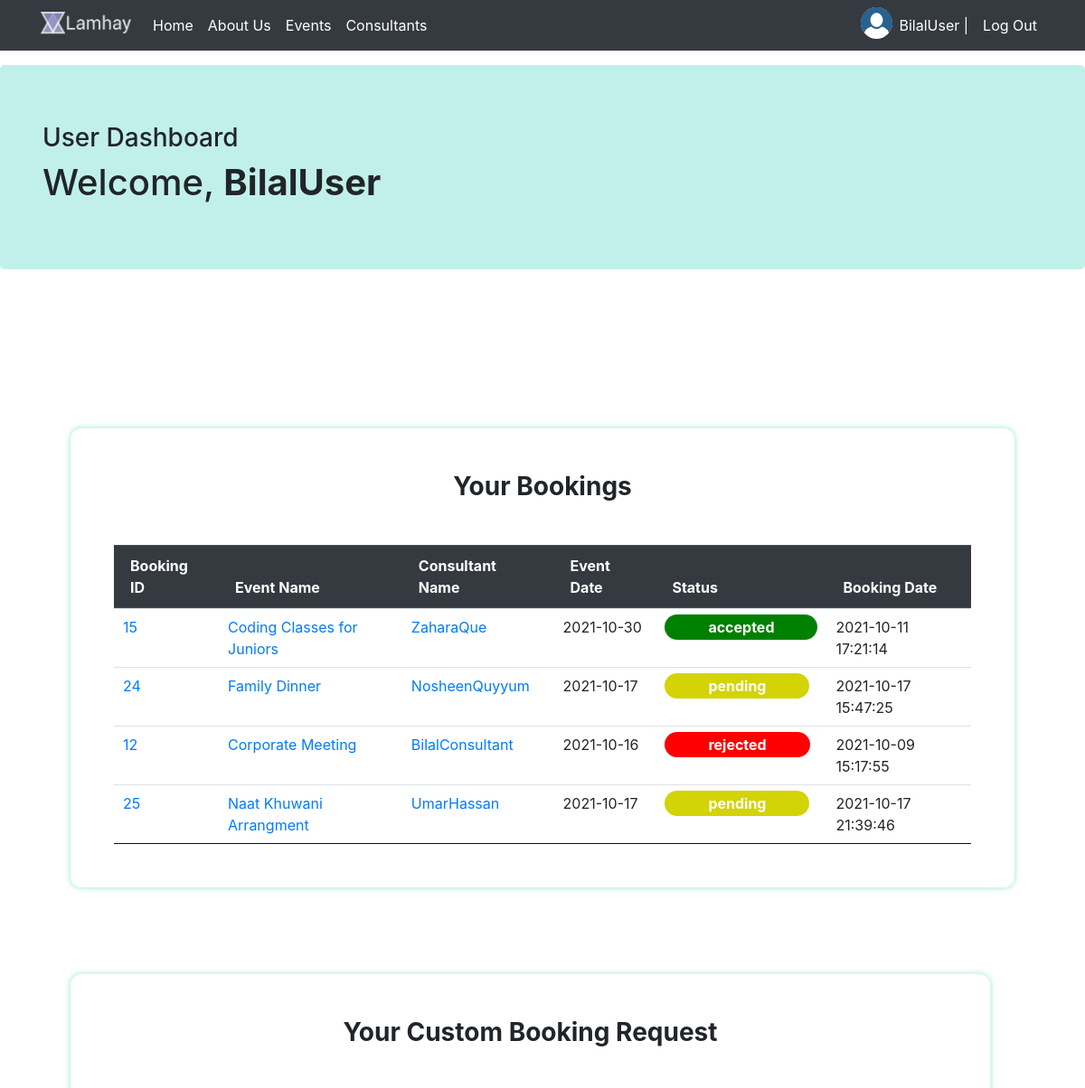
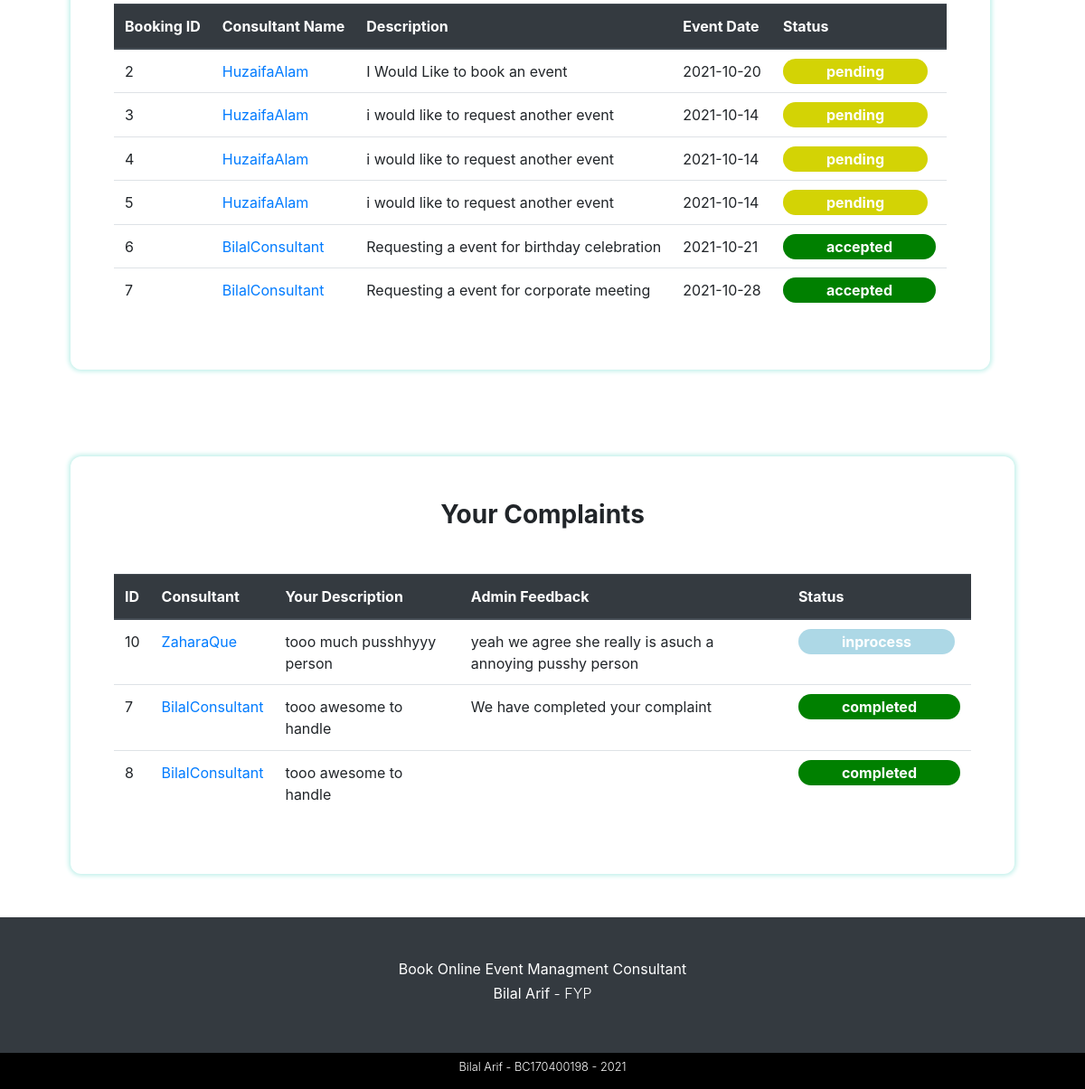
/user-dashboard.php (signed in), run on the app's committed database (2 pictures, top to bottom).
### tables this page shows
CREATE TABLE IF NOT EXISTS `bookings` (
  `booking_id` int(11) NOT NULL AUTO_INCREMENT,
  `booking_event` int(11) NOT NULL,
  `booking_event_name` varchar(255) NOT NULL,
  `booking_description` text NOT NULL,
  `booking_consultant` int(11) NOT NULL,
  `booking_consultant_username` varchar(255) NOT NULL,
  `booking_user` int(11) NOT NULL,
  `booking_user_username` varchar(255) NOT NULL,
  `booking_status` varchar(50) NOT NULL DEFAULT 'pending',
  `booking_date` date NOT NULL,
  `booking_createdAt` datetime NOT NULL DEFAULT CURRENT_TIMESTAMP,
  PRIMARY KEY (`booking_id`)
);

CREATE TABLE IF NOT EXISTS `custom_event_request` (
  `id` int(11) NOT NULL AUTO_INCREMENT,
  `user_id` int(11) NOT NULL,
  `username` varchar(255) NOT NULL,
  `consultant_id` int(11) NOT NULL,
  `consultant_name` varchar(255) NOT NULL,
  `event_description` text NOT NULL,
  `event_date` date NOT NULL,
  `event_status` varchar(255) NOT NULL DEFAULT 'pending',
  `created_at` datetime NOT NULL DEFAULT CURRENT_TIMESTAMP,
  PRIMARY KEY (`id`)
);

CREATE TABLE IF NOT EXISTS `complaint` (
  `id` int(11) NOT NULL AUTO_INCREMENT,
  `user_id` int(11) NOT NULL,
  `username` varchar(255) NOT NULL,
  `consultant_id` int(11) NOT NULL,
  `consultant_name` varchar(255) NOT NULL,
  `description` text NOT NULL,
  `feedback` text NOT NULL,
  `status` varchar(255) NOT NULL DEFAULT 'pending',
  `created_at` datetime NOT NULL DEFAULT CURRENT_TIMESTAMP,
  PRIMARY KEY (`id`)
);

### includes/classes/Database.php (called while the page is built, shortened)
<?php
class Database {
    private $pdo;
    public function __construct(){
        $this->pdo = new PDO("mysql:host=localhost;dbname=lamhey", "Bilal", "123123");
        $this->pdo->setAttribute(PDO::ATTR_ERRMODE, PDO::ERRMODE_EXCEPTION);
    }
    public function queryDB($sql, $mode, $values = array()){
        $stmt = $this->pdo->prepare($sql);
        foreach($values as $valueToBind){
            $stmt->bindValue($valueToBind[0], $valueToBind[1]);
        }
        $stmt->execute();
        if ($mode != Database::SELECTSINGLE && $mode != Database::SELECTALL && $mode != Database::EXECUTE){
            throw new Exception('Invalid Mode');
        }else if ($mode == Database::SELECTSINGLE){
            return $stmt->fetch(PDO::FETCH_ASSOC);
        }else if ($mode == Database::SELECTALL){
            return $stmt->fetchAll(PDO::FETCH_ASSOC);
        }
    }
}

### includes/classes/Booking.php (called while the page is built, shortened)
<?php
class Booking {
    protected $db;
    public function __construct(){
        $this->db = new Database();
    }
    public function getUserBookingList($id) {
        $sql = "SELECT * FROM bookings WHERE booking_user = :id";
        $values = array( array(":id", $id) );
        $result = $this->db->queryDB($sql, Database::SELECTALL, $values);
        return $result;
    }
}

### includes/classes/User.php (called while the page is built, shortened)
<?php
class User {
    protected $db;
    public function __construct($pUsername){
        $this->db = new Database();
    }
    public function getUserCustomBookingRequests($username) {
        $sql = "SELECT * FROM custom_event_request WHERE username = :username";
        $values = array( array(":username", $username) );
        $result = $this->db->queryDB($sql, Database::SELECTALL, $values);
        return $result;
    }
}

### includes/classes/App.php (called while the page is built, shortened)
<?php
class App {
    protected $db;
    public function __construct(){
        $this->db = new Database();
    }
    public function getUserComplaints($username) {
        $sql = "SELECT * FROM complaint WHERE username = :username";
        $values = array( array(":username", $username) );
        $result = $this->db->queryDB($sql, Database::SELECTALL, $values);
        return $result;
    }
}

### process/user_dashboard_process.php (the view, shortened to what this page needs)
<?php
$app = new App();
$bookings = new Booking();
$user = new User($_SESSION['username']);
$bookingList = $bookings->getUserBookingList($_SESSION['userID']);
$complaints = $app->getUserComplaints($_SESSION['username']);
$customRequests = $user->getUserCustomBookingRequests($_SESSION['username']);
function customRequestTd($c) {
    $id = $c['id'];
    $consultantId = $c['consultant_id'];
    $consultantName = $c['consultant_name'];
    $description = $c['event_description'];
    $eventDate = $c['event_date'];
    $status = $c['event_status'];
    $card =
        <<<HTML
         <tr>
            <td class="">$id</td>
            <td class=""><a href="consultant-profile?id=$consultantId">$consultantName</a></td>
            <td>$description</td>
            <td>$eventDate</td>
            <td><span class="$status font-weight-bold rounded-pill px-5 py-1"> $status</span></td>
         <tr>
        HTML;
    echo $card;
}
function complaintTd($c) {
    $id = $c['id'];
    $consultantId = $c['consultant_id'];
    $consultantName = $c['consultant_name'];
    $description = $c['description'];
    $feedback = $c['feedback'];
    $status = $c['status'];
    $card =
        <<<HTML
         <tr>
            <td class="">$id</td>
            <td class=""><a href="consultant-profile?id=$consultantId">$consultantName</a></td>
            <td>$description</td>
            <td>$feedback</td>
            <td><span class="$status font-weight-bold rounded-pill px-5 py-1"> $status</span></td>
         <tr>
        HTML;
    echo $card;
}
function bookingTd($booking) {
    $id = $booking['booking_id'];
    $eventId = $booking['booking_event'];
    $event = $booking['booking_event_name'];
    $consultantId = $booking['booking_consultant'];
    $consultant = $booking['booking_consultant_username'];
    $date = $booking['booking_date'];
    $status = $booking['booking_status'];
    $bookingDate = $booking['booking_createdAt'];
    $card =
        <<<HTML
         <tr>
            <td class=""><a href="booking-detail.php?id=$id">$id</a></td>
            <td class=""><a href="event-detail-page.php?id=$eventId">$event</a></td>
            <td class=""><a href="consultant-profile.php?id=$consultantId">$consultant</a></td>
            <td class="">$date</td>
            <td class=""><span class="$status font-weight-bold rounded-pill px-5 py-1">$status</span></td>
            <td class="">$bookingDate</td>
         <tr>
        HTML;
    echo $card;
}
function bookingListRow($data) {
    array_map("bookingTd", $data);
}
function complaintListRow($data) {
    array_map("complaintTd", $data);
}
function customRequestRow($data) {
    array_map("customRequestTd", $data);
}

### css/style.css (style rules this page uses)
.accepted { background-color: green; color: white; }
.completed { background-color: green; color: white; }
.inprocess { background-color: lightblue; color: white; }
.pending { background-color: #d3d305; color: white; }
.rejected { background-color: red; color: white; }

### data on the page
bookings: booking_id "15", booking_event_name "Coding Classes for Juniors", booking_consultant_username "ZaharaQue", booking_date "2021-10-30", booking_status "accepted", booking_createdAt "2021-10-11 17:21:14"
bookings: booking_id "24", booking_event_name "Family Dinner", booking_consultant_username "NosheenQuyyum", booking_date "2021-10-17", booking_status "pending", booking_createdAt "2021-10-17 15:47:25"
bookings: booking_id "12", booking_event_name "Corporate Meeting", booking_consultant_username "BilalConsultant", booking_date "2021-10-16", booking_status "rejected", booking_createdAt "2021-10-09 15:17:55"
bookings: booking_id "25", booking_event_name "Naat Khuwani Arrangment", booking_consultant_username "UmarHassan", booking_date "2021-10-17", booking_status "pending", booking_createdAt "2021-10-17 21:39:46"
custom_event_request: id "2", consultant_name "HuzaifaAlam", event_description "I Would Like to book an event", event_date "2021-10-20", event_status "pending"
custom_event_request: id "3", consultant_name "HuzaifaAlam", event_description "i would like to request another event", event_date "2021-10-14", event_status "pending"
custom_event_request: id "4", consultant_name "HuzaifaAlam", event_description "i would like to request another event", event_date "2021-10-14", event_status "pending"
custom_event_request: id "5", consultant_name "HuzaifaAlam", event_description "i would like to request another event", event_date "2021-10-14", event_status "pending"
custom_event_request: id "6", consultant_name "BilalConsultant", event_description "Requesting a event for birthday celebration", event_date "2021-10-21", event_status "accepted"
custom_event_request: id "7", consultant_name "BilalConsultant", event_description "Requesting a event for corporate meeting", event_date "2021-10-28", event_status "accepted"
complaint: id "10", consultant_name "ZaharaQue", description "tooo much pusshhyyy person", feedback "yeah we agree she really is asuch a annoying pusshy person", status "inprocess"
complaint: id "7", consultant_name "BilalConsultant", description "tooo awesome to handle", feedback "We have completed your complaint", status "completed"
complaint: id "8", consultant_name "BilalConsultant", description "tooo awesome to handle", status "completed"

### other printed values
$username "BilalUser"
$_SESSION['username'] "BilalUser"
